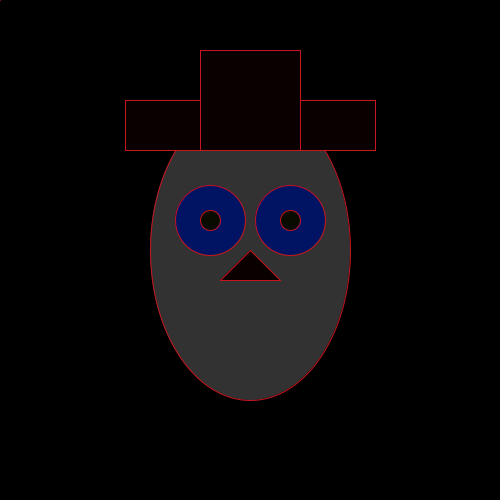
Frame 1 (no input)
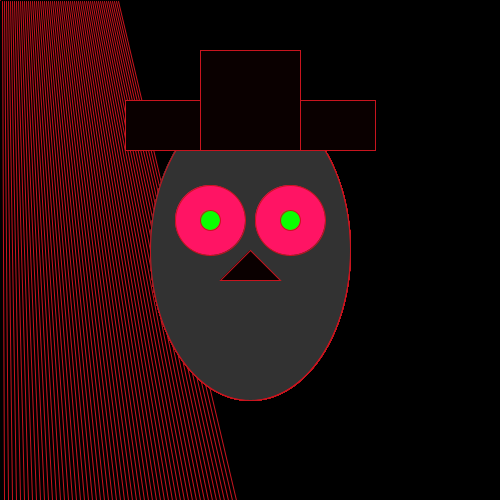
Frame 60 (the mouse pressed at the canvas centre just before this capture)
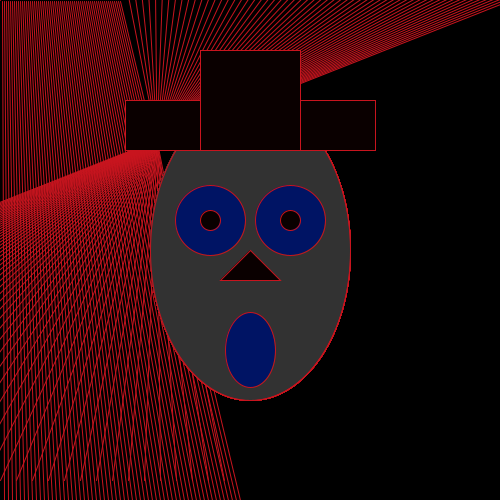
Frame 120 (the mouse held since frame 60 and released just before this capture)

The Processing sketch that drew these frames (run headless with seeded random() and noise(); from frame 60 on, the mouse is pressed at the canvas centre):

// Processing sketch: monster_v1
// ── monster_v1.pde
int a;
int b;
int c;
int d;

int x;
int y;
int z;
void setup() { 
  size (500, 500);
  background (0, 0, 0); 
  x = 1;
  y = 2;
  frameRate(30);
}
void draw() {
  stroke(200,20, 30);
  fill(30, 100, 0);
  line(a, b, c, d);
  a = a+4;
  b = 500;
  c = c+2;
  d = 1;
  if (mousePressed) {
    a = a-20;
    b = b-20;
    c = c+5;
    d = d-10;
    ;
  }




  //x = x+1 ;
  //y= y+70 ;

  // line(x, y, y, x);
  //line(y, x, y, x);
  fill(50); 

  ellipse(width/2, height/2, 200, 300);
  fill(255, 255, 255);

  fill (x, 20, 100);
  x = x+10;
  y = y + x; 
  if (mousePressed){
    x = 0;
ellipse (250, 350, 50, 75);
  }
  ellipse(210, 220, 70, 70);
  ellipse(290, 220, 70, 70);
  fill (10, x, 0);
  ellipse(210, 220, 20, 20);
  ellipse(290, 220, 20, 20);
  fill(10, X, 0);
  triangle(250, 250, 220, 280, 280, 280);
  //ellipse (250, 350, 50, 75);
  smooth();
  rect(125, 100, 250, 50);
  rect(200, 50, 100, 100);
}
//t

// strokeWeight(2);
//draw your own monster 
